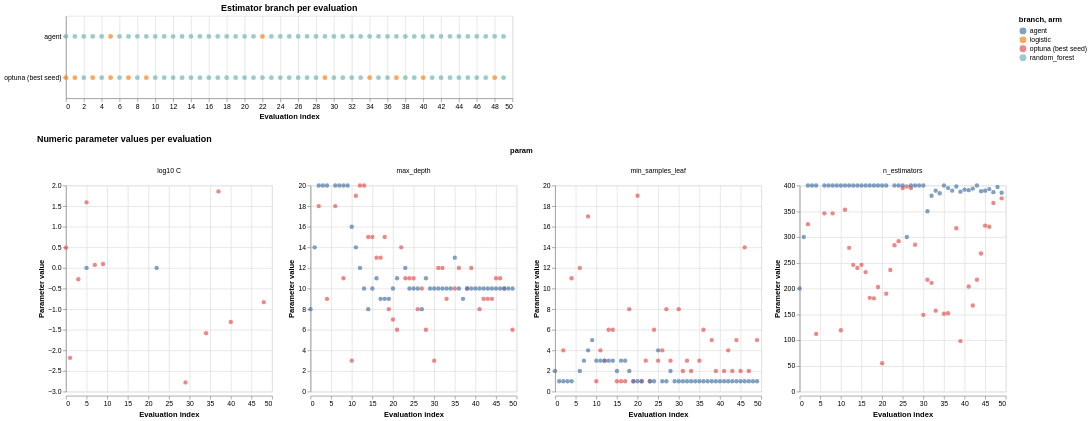

This figure's notebook cell:
### Markdown cell above
## Parameter trajectories

Chosen configurations over evaluations for the agent arm and the best
Optuna seed, defined as the seed with the highest final best score.
The regularization strength C is shown on a log10 scale.

### Code cell
final = optuna.sort_values("trial_index").groupby("log")["best_score"].last()
best_log = final.idxmax()
traj_logs = [best_log, "agent"]

branch = trials[trials["log"].isin(traj_logs)].copy()
branch["estimator"] = branch["params"].map(lambda p: p["estimator"])
branch["label"] = branch["log"].map({best_log: "optuna (best seed)", "agent": "agent"})
branch_chart = (
    alt.Chart(branch)
    .mark_point(filled=True, size=50)
    .encode(
        x=alt.X("trial_index", title="Evaluation index"),
        y=alt.Y("label", title=""),
        color=alt.Color("estimator", title="branch"),
        tooltip=["estimator", "trial_index"],
    )
    .properties(width=650, height=120, title="Estimator branch per evaluation")
)


def numeric_params(subset: pd.DataFrame, label: str) -> pd.DataFrame:
    rows = []
    for _, row in subset.iterrows():
        for key, value in row["params"].items():
            if isinstance(value, (bool, str)):
                continue
            name = "log10 C" if key == "C" else key
            shown = float(np.log10(value)) if key == "C" else value
            rows.append(
                {
                    "trial_index": row["trial_index"],
                    "param": name,
                    "value": shown,
                    "label": label,
                }
            )
    return pd.DataFrame(rows)


traj = pd.concat(
    [
        numeric_params(trials[trials["log"] == best_log], "optuna (best seed)"),
        numeric_params(trials[trials["log"] == "agent"], "agent"),
    ]
)
param_chart = (
    alt.Chart(traj)
    .mark_point(filled=True, size=40)
    .encode(
        x=alt.X("trial_index", title="Evaluation index"),
        y=alt.Y("value", title="Parameter value"),
        color=alt.Color("label", title="arm"),
        tooltip=["param", "value", "label"],
    )
    .facet(column="param", spacing=15)
    .resolve_scale(y="independent")
    .properties(title="Numeric parameter values per evaluation")
)
branch_chart & param_chart
